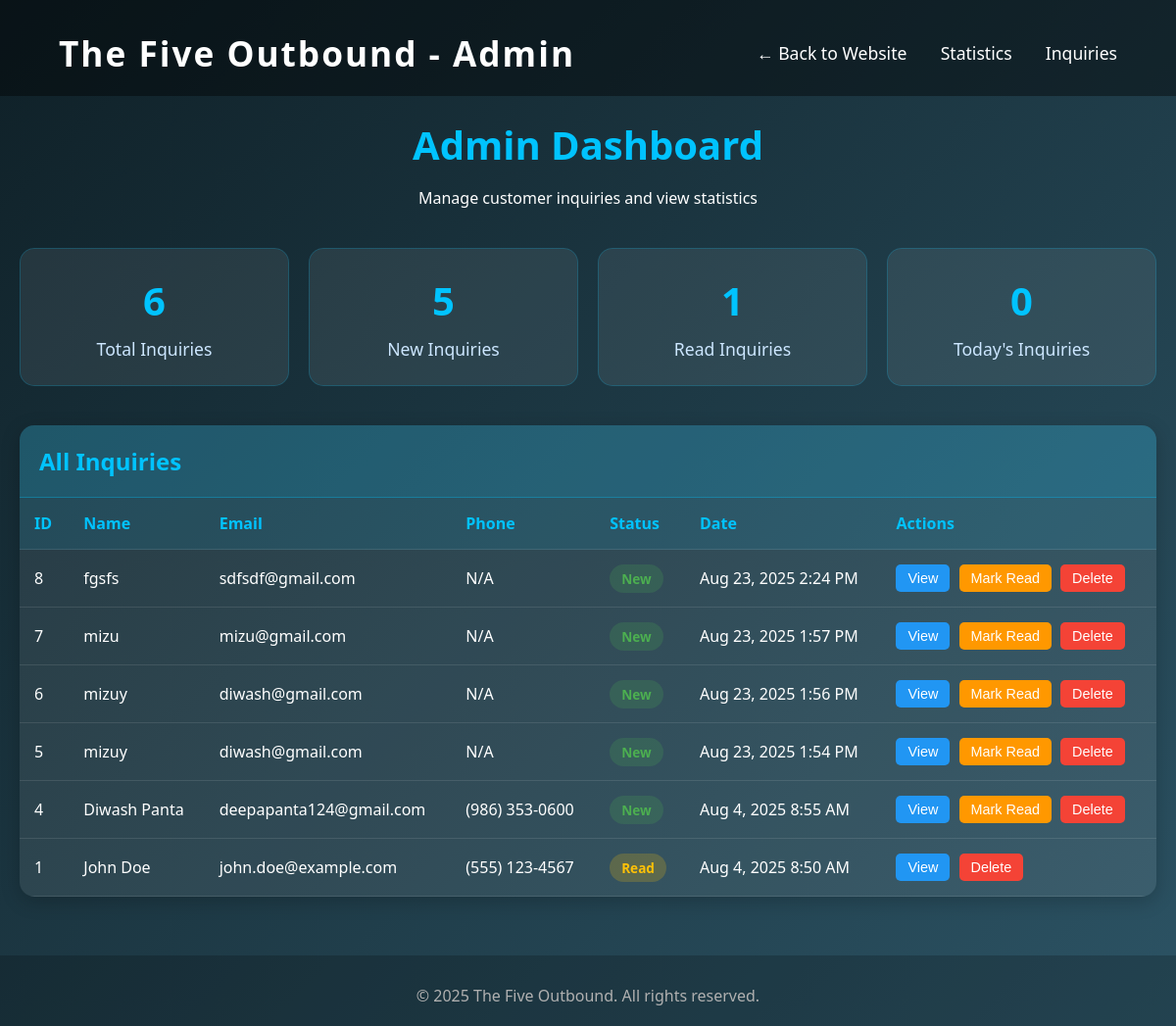
/admin/admin.php, run on the app's committed database.
### tables this page shows
CREATE TABLE `inquiries` (
  `id` int(11) NOT NULL,
  `name` varchar(100) NOT NULL,
  `email` varchar(255) NOT NULL,
  `phone` varchar(20) DEFAULT NULL,
  `description` text NOT NULL,
  `status` enum('new','read','replied') DEFAULT 'new',
  `created_at` timestamp NOT NULL DEFAULT current_timestamp(),
  `updated_at` timestamp NOT NULL DEFAULT current_timestamp() ON UPDATE current_timestamp()
);

### admin/admin.php (the view, shortened to what this page needs)
<?php
$host = 'localhost';
$dbname = 'five_outbound';
$username = 'root';
$password = '';
try {
    $pdo = new PDO("mysql:host=$host;dbname=$dbname;charset=utf8", $username, $password);
    $pdo->setAttribute(PDO::ATTR_ERRMODE, PDO::ERRMODE_EXCEPTION);
    $stats = getStatistics($pdo);
    $inquiries = getAllInquiries($pdo);
} catch (PDOException $e) {
    $error = "Database connection failed: " . $e->getMessage();
}
function getStatistics($pdo)
{
    $stats = [];
    $stmt = $pdo->query("SELECT COUNT(*) as total FROM inquiries");
    $stats['total'] = $stmt->fetch()['total'];
    $stmt = $pdo->query("SELECT COUNT(*) as new_count FROM inquiries WHERE status = 'new'");
    $stats['new'] = $stmt->fetch()['new_count'];
    $stmt = $pdo->query("SELECT COUNT(*) as read_count FROM inquiries WHERE status = 'read'");
    $stats['read'] = $stmt->fetch()['read_count'];
    $stmt = $pdo->query("SELECT COUNT(*) as today_count FROM inquiries WHERE DATE(created_at) = CURDATE()");
    $stats['today'] = $stmt->fetch()['today_count'];
    return $stats;
}
function getAllInquiries($pdo)
{
    $stmt = $pdo->query("SELECT * FROM inquiries ORDER BY created_at DESC");
    return $stmt->fetchAll(PDO::FETCH_ASSOC);
}
?>
<!DOCTYPE html>
<html lang="en">
<head>
    <link rel="stylesheet" href="../style/style.css">
</head>
<body>
    <header>
        <div class="logo">The Five Outbound - Admin</div>
        <nav>
            <a href="index.php">← Back to Website</a>
            <a href="#stats">Statistics</a>
            <a href="#inquiries">Inquiries</a>
        </nav>
    </header>
    <div class="admin-container">
        <div class="admin-header">
            <h1>Admin Dashboard</h1>
            <p>Manage customer inquiries and view statistics</p>
        </div>
        <?php if (isset($error)): ?>
            <div class="error-message" style="text-align: center; color: #f44336; margin-bottom: 30px;">
                <?php echo htmlspecialchars($error); ?>
            </div>
        <?php else: ?>
            <section id="stats">
                <div class="stats-grid">
                    <div class="stat-card">
                        <div class="stat-number"><?php echo $stats['total']; ?></div>
                        <div class="stat-label">Total Inquiries</div>
                    </div>
                    <div class="stat-card">
                        <div class="stat-number"><?php echo $stats['new']; ?></div>
                        <div class="stat-label">New Inquiries</div>
                    </div>
                    <div class="stat-card">
                        <div class="stat-number"><?php echo $stats['read']; ?></div>
                        <div class="stat-label">Read Inquiries</div>
                    </div>
                    <div class="stat-card">
                        <div class="stat-number"><?php echo $stats['today']; ?></div>
                        <div class="stat-label">Today's Inquiries</div>
                    </div>
                </div>
            </section>
            <section id="inquiries">
                <div class="inquiries-table">
                    <div class="table-header">
                        <h2>All Inquiries</h2>
                    </div>
                    <?php if (empty($inquiries)): ?>
                        <div style="padding: 40px; text-align: center; color: #cce6ff;">
                            <p>No inquiries found.</p>
                        </div>
                    <?php else: ?>
                        <div class="table-responsive">
                            <table>
                                <thead>
                                    <tr>
                                        <th>ID</th>
                                        <th>Name</th>
                                        <th>Email</th>
                                        <th>Phone</th>
                                        <th>Status</th>
                                        <th>Date</th>
                                        <th>Actions</th>
                                    </tr>
                                </thead>
                                <tbody>
                                    <?php foreach ($inquiries as $inquiry): ?>
                                        <tr>
                                            <td><?php echo htmlspecialchars($inquiry['id']); ?></td>
                                            <td><?php echo htmlspecialchars($inquiry['name']); ?></td>
                                            <td><?php echo htmlspecialchars($inquiry['email']); ?></td>
                                            <td><?php echo htmlspecialchars($inquiry['phone'] ?: 'N/A'); ?></td>
                                            <td>
                                                <span class="status-badge status-<?php echo $inquiry['status']; ?>">
                                                    <?php echo ucfirst($inquiry['status']); ?>
                                                </span>
                                            </td>
                                            <td><?php echo date('M j, Y g:i A', strtotime($inquiry['created_at'])); ?></td>
                                            <td>
                                                <button class="action-btn btn-view" onclick="viewInquiry(
                                                    <?php echo $inquiry['id']; ?>,
                                                    '<?php echo htmlspecialchars($inquiry['name'], ENT_QUOTES); ?>',
                                                    '<?php echo htmlspecialchars($inquiry['email'], ENT_QUOTES); ?>',
                                                    '<?php echo htmlspecialchars($inquiry['phone'], ENT_QUOTES); ?>',
                                                    '<?php echo htmlspecialchars($inquiry['description'], ENT_QUOTES); ?>',
                                                    '<?php echo date('M j, Y g:i A', strtotime($inquiry['created_at'])); ?>'
                                                )">
                                                    View
                                                </button>
                                                <?php if ($inquiry['status'] === 'new'): ?>
                                                    <button class="action-btn btn-view"
                                                        onclick="markAsRead(<?php echo $inquiry['id']; ?>)"
                                                        style="background: #FF9800;">
                                                        Mark Read
                                                    </button>
                                                <?php endif; ?>
                                                <button class="action-btn btn-delete"
                                                    onclick="deleteInquiry(<?php echo $inquiry['id']; ?>)">
                                                    Delete
                                                </button>
                                            </td>
                                        </tr>
                                    <?php endforeach; ?>
                                </tbody>
                            </table>
                        </div>
                    <?php endif; ?>
                </div>
            </section>
        <?php endif; ?>
    </div>
    <footer>
        &copy; 2025 The Five Outbound. All rights reserved.
    </footer>
</body>
</html>

### style/style.css (style rules this page uses)
body { margin: 0; font-family: 'Segoe UI', Arial, sans-serif; background: linear-gradient(135deg, #0f2027, #2c5364); color: #fff; scroll-behavior: smooth; }
header { display: flex; justify-content: space-between; align-items: center; padding: 30px 60px 20px 60px; background: rgba(0,0,0,0.4); position: fixed; width: 100%; top: 0; z-index: 1000; box-sizing: border-box; }
.logo { font-size: 2.2rem; font-weight: bold; letter-spacing: 2px; }
nav a { color: #fff; text-decoration: none; margin-left: 30px; font-size: 1.1rem; transition: color 0.2s; }
.admin-container { max-width: 1200px; margin: 120px auto 40px auto; padding: 0 20px; }
.admin-header { text-align: center; margin-bottom: 40px; }
.admin-header h1 { font-size: 2.5rem; color: #00c3ff; margin-bottom: 10px; }
.stats-grid { display: grid; grid-template-columns: repeat(auto-fit, minmax(250px, 1fr)); gap: 20px; margin-bottom: 40px; }
.stat-card { background: rgba(255,255,255,0.08); padding: 25px; border-radius: 15px; text-align: center; border: 1px solid rgba(0,195,255,0.2); }
.stat-number { font-size: 2.5rem; font-weight: bold; color: #00c3ff; margin-bottom: 10px; }
.stat-label { color: #cce6ff; font-size: 1.1rem; }
.inquiries-table { background: rgba(255,255,255,0.08); border-radius: 15px; overflow: hidden; box-shadow: 0 5px 20px rgba(0,0,0,0.2); }
.table-header { background: rgba(0,195,255,0.2); padding: 20px; border-bottom: 1px solid rgba(0,195,255,0.3); }
.table-header h2 { margin: 0; color: #00c3ff; }
.table-responsive { overflow-x: auto; }
table { width: 100%; border-collapse: collapse; }
th, td { padding: 15px; text-align: left; border-bottom: 1px solid rgba(255,255,255,0.1); }
th { background: rgba(0,195,255,0.1); color: #00c3ff; font-weight: 600; }
.status-badge { padding: 5px 12px; border-radius: 15px; font-size: 0.85rem; font-weight: 600; }
.status-new { background: rgba(76, 175, 80, 0.2); color: #4CAF50; }
.status-read { background: rgba(255, 193, 7, 0.2); color: #FFC107; }
.action-btn { padding: 6px 12px; border: none; border-radius: 5px; cursor: pointer; font-size: 0.9rem; margin-right: 5px; transition: all 0.2s; }
.btn-view { background: #2196F3; color: white; }
.btn-delete { background: #f44336; color: white; }
footer { text-align: center; padding: 30px 0 20px 0; color: #b0b0b0; font-size: 1rem; background: rgba(0,0,0,0.2); margin-top: 60px; }

### data on the page
inquiries: id "8", name "fgsfs", email "sdfsdf@gmail.com", phone "N/A", status "New", created_at "Aug 23, 2025 2:24 PM"
inquiries: id "7", name "mizu", email "mizu@gmail.com", phone "N/A", status "New", created_at "Aug 23, 2025 1:57 PM"
inquiries: id "6", name "mizuy", email "diwash@gmail.com", phone "N/A", status "New", created_at "Aug 23, 2025 1:56 PM"
inquiries: id "5", name "mizuy", email "diwash@gmail.com", phone "N/A", status "New", created_at "Aug 23, 2025 1:54 PM"
inquiries: id "4", name "Diwash Panta", email "deepapanta124@gmail.com", phone "(986) 353-0600", status "New", created_at "Aug 4, 2025 8:55 AM"
inquiries: id "1", name "John Doe", email "john.doe@example.com", phone "(555) 123-4567", status "Read", created_at "Aug 4, 2025 8:50 AM"

### other printed values
$stats['total'] "6"
$stats['new'] "5"
$stats['read'] "1"
$stats['today'] "0"
